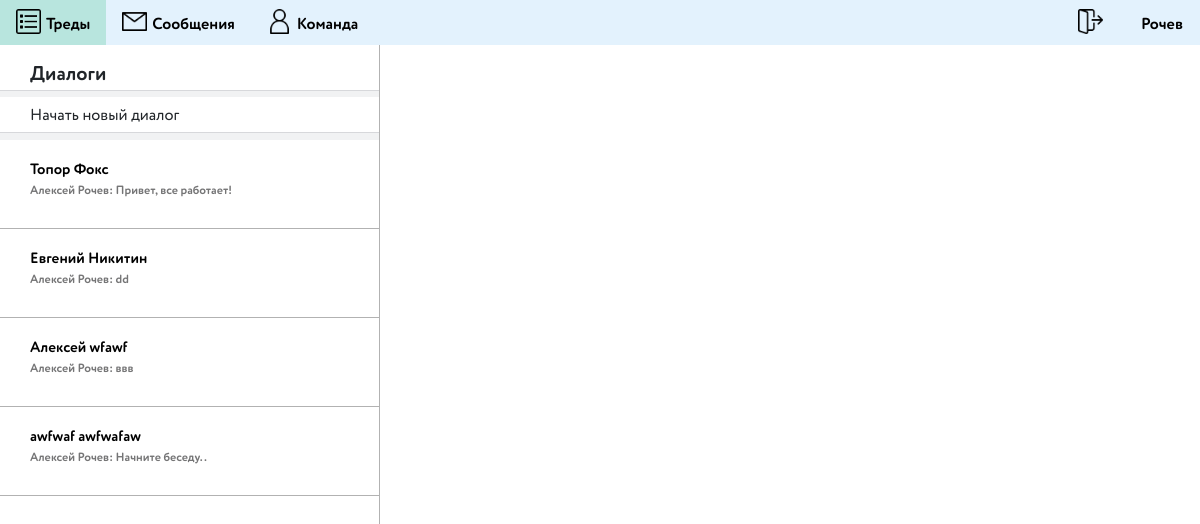
Page /im/ (signed in) on the committed database.
### account/models.py (models this page shows, shortened)
class Account(AbstractBaseUser):
    id = models.AutoField(primary_key=True)
    email = models.EmailField(verbose_name="email", max_length=60, unique=True)
    last_name = models.CharField(max_length=60, default=False)
    first_name = models.CharField(max_length=60, default=False)
    date_joined = models.DateTimeField(verbose_name='date joined', auto_now_add=True)
    is_admin = models.BooleanField(default=False)
    is_active = models.BooleanField(default=True)
    is_superuser = models.BooleanField(default=False)
    is_staff = models.BooleanField(default=False)
    photo = models.ImageField(default='ph/st/user.png', upload_to=content_file_name)
    USERNAME_FIELD = 'email'
    objects = MyAccountManager()
    def fio(self):
        return str(self.first_name + ' ' + self.last_name)
    def __str__(self):
        return self.email

### messenger/models.py (models this page shows)
class ThreadIm(models.Model):
    id = models.AutoField(primary_key=True)
    name = models.CharField(max_length=120)
    participants = models.ManyToManyField(Account, blank=True)
    last_message = models.DateTimeField(null=True, blank=True, db_index=True)
    YEAR_IN_SCHOOL_CHOICES = (
        ('LS', 'Личное сообщение'),
        ('GR', 'Групповое сообщение'),
    )
    vid = models.CharField(max_length=2,
                           choices=YEAR_IN_SCHOOL_CHOICES,
                           default='LS')

class MessageIm(models.Model):
    id = models.AutoField(primary_key=True)
    text = models.TextField()
    sender = models.ForeignKey(Account, on_delete=models.CASCADE)
    thread = models.ForeignKey(ThreadIm, on_delete=models.CASCADE)
    datetime = models.DateTimeField(auto_now_add=True, db_index=True)

### main/views.py (the view, shortened to what this page needs)
# urls.py: re_path(r'^im/(?P<id_traid>\w+)/$', views.Im.as_view()),
class Im(View):  # личные сообщения
    def get(self, request, **data):
        if request.user.is_authenticated:
            user = Account.objects.get(id=request.user.id)
            threads = ThreadIm.objects.filter(participants=request.user.id)
            team = user.team_set.all()[0]
            args = {}
            args['team_id'] = team.id
            args.update(csrf(request))
            for thread in threads:
                try:
                    sms = thread.messageim_set.filter(datetime=thread.last_message)[0]
                    thread.text = sms.text
                    thread.partner = thread.participants.exclude(email=user)[0].fio()
                except:
                    thread.text = 'Начните беседу..'
                    thread.partner = thread.participants.exclude(email=user)[0].fio()
                thread.name = thread.participants.exclude(email=user)[0].fio()
            args["traid"] = threads
            args['name'] = user.last_name
        return render(request, 'main/im.html', args)

### templates/main/im.html (shortened to what this page needs)
{% extends "base/base.html" %}
{% load static %}
{% block header %}
    <a class="nav-link" href="/u/{{ team_id }}/">
        <div class="">
            <div class="" style="float: left">
                <img style="width: 25px" src="{% static 'assets/im/sp.png' %}">
            </div>
            <div style="float: left"><p class="cms">Треды</p></div>
        </div>
    </a>
    <a class="nav-link" href="/im/">
        <div class="">
            <div class="" style="float: left">
                <img style="width: 25px" src="{% static 'assets/im/em.png' %}">
            </div>
            <div style="float: left"><p class="cms">Сообщения</p></div>
        </div>
    </a>
    <a class="nav-link" href="/team/">
        <div class="">
            <div class="" style="float: left">
                <img style="width: 25px" src="{% static 'assets/im/pi.png' %}">
            </div>
            <div style="float: left"><p class="cms">Команда</p></div>
        </div>
    </a>
    <a class="nav-link left" href="/logout/" style="margin-left: auto"><img style="width: 25px"
                                                                     src="{% static 'assets/im/logout.png' %}"></a>
    <a class="nav-link left" href="#"><p class="cms">{{ name }}</p></a>
{% endblock %}
{% block main %}
    <link rel="stylesheet" href={% static "assets/css/im.css" %}/>
    <div class="center_wraper" style="">
        <div class="name_k" style="">
            <div class="pade-blok">
                <div class="name_ka "><p style="margin-bottom: 0; font-size: 20px">
                    Диалоги</p></div>
            </div>
            <div class="fon">
                <div class="pade-blok" style="">
                    <div iddiv="box_2" id="teams_s" class="new_tred mymagicoverbox">
                        <div style="margin-left: 24px; float: left"><p style="margin-bottom: 0;font-size: 16px;">Начать
                            новый диалог</p>
                        </div>
                    </div>
                </div>
            </div>
            <div id='threadim'>
                {% for i in traid %}
                    <a href="/im/{{ i.id }}/" style="color: black">
                        <div class="traid">
                            <div class="traid_text">
                                <div class="test44"><p style="margin-bottom: 0">{{ i.name }}</p>
                                    <p class="size"
                                       style="margin: 0; font-size: 12px ; color: rgba(25,25,26,0.6)">Алексей
                                        Рочев: {{ i.text }} </p>
                                </div>
                            </div>
                        </div>
                    </a>
                {% endfor %}
            </div>
        </div>
    </div>
{% endblock %}

### static/assets/css/main.css (style rules this page uses)
.cms { padding-top: 5px; padding-left: 5px; margin-bottom: 0; color: black; font-family: Circe Rounded; }
.nav-link.left { margin-right: 1px; }
.pade-blok { position: relative; background: #fff; box-shadow: 0px 1px 0 0 #d7d8db, 0 0 0 0px #e3e4e8; }
.name_ka { margin: 10px 0px 0px 30px; flex-grow: 1; padding-top: 5px; font-family: Circe Rounded; }
.new_tred { padding: 6px; font-size: .875rem; font-weight: 400; line-height: 1.7; cursor: pointer; height: 35px; font-family: Circe Rounded2; }
.name_k { width: 380px; height: 93.96vh; border-right: 1px solid rgba(0, 0, 0, 0.3); }
.fon { padding-top: 7px; background-color: rgba(215, 216, 219, 0.34); margin-bottom: 0px; height: 50px; }
.traid_text { height: 88px; margin: 0px 5px 0px 30px; flex-grow: 1; padding-top: 5px; font-size: 15px; font-family: Circe Rounded; }
.traid { position: relative; background: #fff; border-bottom: 1px solid rgba(0, 0, 0, 0.3); }
.test44 { padding: 14px 20px 14px 0; }
.size { white-space: nowrap; overflow: hidden; text-overflow: ellipsis; }
.center_wraper { width: 100%; display: flex; }

### rows in the picture
Account: last_name "Рочев"
ThreadIm: name "Топор Фокс", text "Привет, все работает!"
ThreadIm: name "Евгений Никитин", text "dd"
ThreadIm: name "Алексей wfawf", text "ввв"
ThreadIm: name "awfwaf awfwafaw", text "Начните беседу.."
